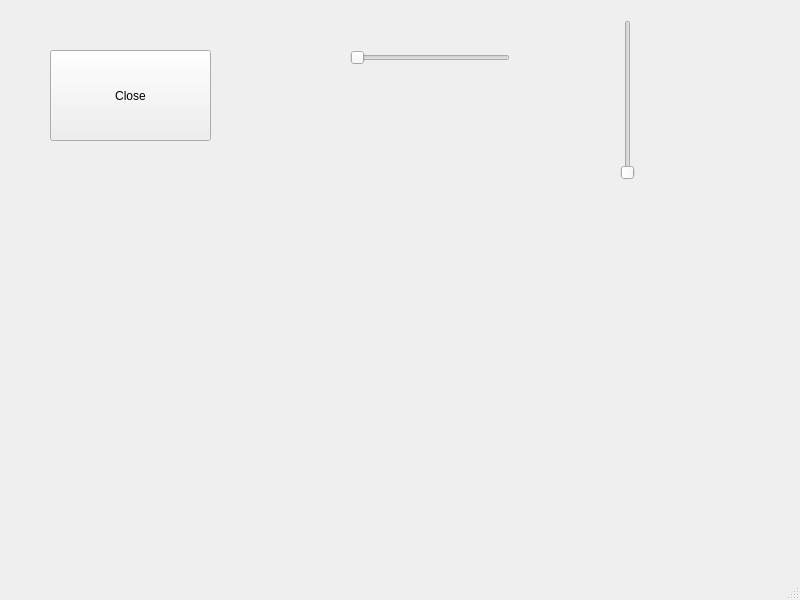
<?xml version="1.0" encoding="UTF-8"?>
<ui version="4.0">
 <class>MainWindow</class>
 <widget class="QMainWindow" name="MainWindow">
  <property name="geometry">
   <rect>
    <x>0</x>
    <y>0</y>
    <width>800</width>
    <height>600</height>
   </rect>
  </property>
  <property name="windowTitle">
   <string>MainWindow</string>
  </property>
  <widget class="QWidget" name="centralwidget">
   <widget class="QPushButton" name="btn_quit2">
    <property name="geometry">
     <rect>
      <x>50</x>
      <y>50</y>
      <width>161</width>
      <height>91</height>
     </rect>
    </property>
    <property name="text">
     <string>Close</string>
    </property>
   </widget>
   <widget class="QSlider" name="horizontalSlider">
    <property name="geometry">
     <rect>
      <x>350</x>
      <y>50</y>
      <width>160</width>
      <height>16</height>
     </rect>
    </property>
    <property name="orientation">
     <enum>Qt::Horizontal</enum>
    </property>
   </widget>
   <widget class="QSlider" name="verticalSlider">
    <property name="geometry">
     <rect>
      <x>620</x>
      <y>20</y>
      <width>16</width>
      <height>160</height>
     </rect>
    </property>
    <property name="orientation">
     <enum>Qt::Vertical</enum>
    </property>
   </widget>
  </widget>
  <widget class="QMenuBar" name="menubar">
   <property name="geometry">
    <rect>
     <x>0</x>
     <y>0</y>
     <width>800</width>
     <height>22</height>
    </rect>
   </property>
  </widget>
  <widget class="QStatusBar" name="statusbar"/>
 </widget>
 <resources/>
 <connections/>
</ui>
